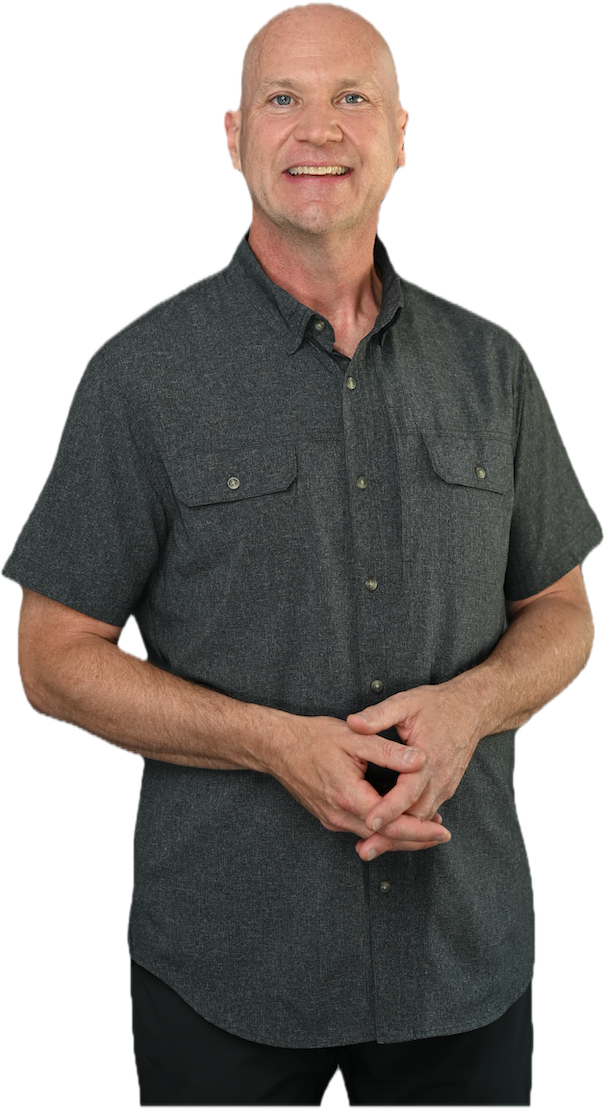
#> input picture assets/cutouts/jody1.png, 605 x 1109 px; its folder holds only this picture in this run
$ python -i designs.py   (imports and definitions only)
#> lines starting #> are read from the running program, lines starting #| are printed output that depends on the picture
"""Brand-aware premium design system (portrait 1080x1350).

Agent Broker Coach: navy/gold, 5 Jody cut-out designs + 3 simple + 4 photo.
Done For You Leads: midnight/sky blue (doneforuleads.com), same mix as ABC.
AutismWorks: deep teal + spectrum (prism-not-puzzle), 6 simple + 6 photo.

Photo posts use a duotone brand treatment + graphic overlays so they look
designed, never like a plain stock photo. Each recipe is a distinct structure.
"""

import glob
import math
import os

from PIL import Image, ImageDraw, ImageEnhance, ImageFilter, ImageOps

from images import font, _wrap
from photos import _cover, _rounded, fetch_photo

W, H = 1080, 1350
WHITE = (255, 255, 255)

# --- Agent Broker Coach palette
NAVY = (11, 37, 69)
NAVY2 = (18, 56, 100)
GOLD = (242, 183, 5)
CREAM = (244, 238, 224)

# --- Done For You Leads palette (the website's colours)
MIDNIGHT = (15, 28, 43)
DFY_BLUE = (30, 78, 118)
SKY = (111, 161, 204)
SKY_TINT = (234, 242, 249)

# --- AutismWorks palette (prism, not puzzle)
TEAL = (94, 200, 209)
TEAL_D = (15, 58, 70)
TEAL_D2 = (22, 84, 100)
AW_CREAM = (238, 247, 246)
SPECTRUM = [(94, 200, 209), (116, 206, 150), (245, 205, 95), (242, 150, 110), (196, 130, 186)]

THEME = {
    "agent_broker_coach": dict(
        base=NAVY, base2=NAVY2, accent=GOLD, accent_text=NAVY, text=WHITE,
        cream=CREAM, cream_text=NAVY, soft=(220, 228, 240),
        name="Jody McNamer", role="Agent Broker Coach", badge="TOP COACH",
        tip="COACHING TIP", cta="LET'S TALK", duo_dark=(8, 22, 46), duo_light=(150, 180, 222),
        spectrum=False, icon="house", tagline="Coaching with Jody McNamer"),
    "done_for_you_leads": dict(
        base=MIDNIGHT, base2=DFY_BLUE, accent=SKY, accent_text=MIDNIGHT, text=WHITE,
        cream=SKY_TINT, cream_text=(20, 32, 43), soft=(213, 230, 242),
        name="Jody McNamer", role="Done For You Leads", badge="DONE FOR YOU",
        tip="LEAD TIP", cta="BOOK A CALL", duo_dark=(10, 22, 36), duo_light=(150, 190, 226),
        spectrum=False, icon="house", tagline="Done For You Leads"),
    "autismworks": dict(
        base=TEAL_D, base2=TEAL_D2, accent=TEAL, accent_text=(8, 32, 40), text=WHITE,
        cream=AW_CREAM, cream_text=TEAL_D, soft=(205, 232, 232),
        name="AutismWorks", role="Strengths-first employment", badge="STRENGTHS FIRST",
        tip="DID YOU KNOW", cta="LEARN MORE", duo_dark=(8, 34, 44), duo_light=(150, 214, 214),
        spectrum=True, icon="spark"),
}


# ----------------------------------------------------------------- helpers
# [43 lines left out: functions _fitw, _tb, _grad, _cover_p, not called in this run]


_YUNET_PATH = os.path.join(os.path.dirname(__file__), "assets", "face_detection_yunet.onnx")
_yunet = None  # lazy-loaded detector


def _faces_yunet(rgb):
    """Modern, accurate face boxes via OpenCV YuNet (handles tilts/profiles).
    Returns a list of (x,y,w,h), [] if it ran but found none, or None if
    YuNet/the model isn't available (so the caller can fall back to Haar)."""
    global _yunet
    try:
        import cv2
        import numpy as np
    except Exception:
        return None
    if not hasattr(cv2, "FaceDetectorYN") or not os.path.exists(_YUNET_PATH):
        return None
    try:
        bgr = cv2.cvtColor(np.array(rgb), cv2.COLOR_RGB2BGR)
        h, w = bgr.shape[:2]
        if _yunet is None:
            _yunet = cv2.FaceDetectorYN.create(_YUNET_PATH, "", (w, h), 0.6, 0.3, 5000)
        _yunet.setInputSize((w, h))
        _, faces = _yunet.detect(bgr)
        if faces is None:
            return []
        return [(int(f[0]), int(f[1]), int(f[2]), int(f[3])) for f in faces]
    except Exception:
        return None


def _faces_haar(rgb):
    """Fallback face boxes via Haar cascades (used only if YuNet is missing)."""
    try:
        import cv2
        import numpy as np
    except Exception:
        return None
    try:
        gray = cv2.equalizeHist(cv2.cvtColor(np.array(rgb), cv2.COLOR_RGB2GRAY))
        cdir = cv2.data.haarcascades
        boxes = []
        mn = max(24, int(min(rgb.size) * 0.05))
        for name in ("haarcascade_frontalface_default.xml",
                     "haarcascade_frontalface_alt2.xml",
                     "haarcascade_frontalface_alt.xml"):
            clf = cv2.CascadeClassifier(cdir + name)
            if not clf.empty():
                for b in clf.detectMultiScale(gray, 1.1, 5, minSize=(mn, mn)):
                    boxes.append(tuple(int(v) for v in b))
        prof = cv2.CascadeClassifier(cdir + "haarcascade_profileface.xml")
        if not prof.empty():
            gw = gray.shape[1]
            for (x, y, w, h) in prof.detectMultiScale(gray, 1.1, 4, minSize=(mn, mn)):
                boxes.append((int(x), int(y), int(w), int(h)))
            for (x, y, w, h) in prof.detectMultiScale(cv2.flip(gray, 1), 1.1, 4, minSize=(mn, mn)):
                boxes.append((int(gw - x - w), int(y), int(w), int(h)))   # map back from mirror
        return boxes
    except Exception:
        return None


def _face_mask(img):
    """Feathered L-mode mask (white = face) for any faces in `img`, or None if
    no detector/faces. Used to keep the brand color overlay OFF people's faces."""
    rgb = img.convert("RGB")
    boxes = _faces_yunet(rgb)
    if boxes is None:                 # YuNet unavailable -> try Haar
        boxes = _faces_haar(rgb)
    if not boxes:
        return None
    mask = Image.new("L", img.size, 0)
    md = ImageDraw.Draw(mask)
    for (x, y, w, h) in boxes:
        ex, ey = int(w * 0.38), int(h * 0.55)   # cover hair/forehead/chin too
        md.ellipse([x - ex, y - ey, x + w + ex, y + h + ey], fill=255)
    return mask.filter(ImageFilter.GaussianBlur(int(min(img.size) * 0.03)))


# [380 lines left out: functions _duotone, _scrim, _cut, _place_cutout, _dotgrid, _quote and 21 more, not called in this run]


# ----------------------------------------------------------------- recipes
RECIPES = {
    "agent_broker_coach": [
        ("jody", jody_spotlight, None),
        ("simple", simple_editorial, None),
        ("other", other_hero, "real estate agent shaking hands with client"),
        ("jody", jody_band, None),
        ("other", other_property, "modern luxury house exterior"),
        ("simple", simple_bold, None),
        ("jody", jody_badge, None),
        ("other", other_split, "real estate agent showing home to buyers"),
        ("jody", jody_diagonal, None),
        ("simple", simple_split, None),
        ("other", other_frame, "bright modern living room interior"),
        ("jody", jody_coachcard, None),
    ],
    "done_for_you_leads": [
        ("jody", jody_spotlight, None),
        ("simple", simple_editorial, None),
        ("other", other_hero, "real estate agent talking on phone at desk"),
        ("jody", jody_band, None),
        ("other", other_property, "for sale sign in front of house"),
        ("simple", simple_bold, None),
        ("jody", jody_badge, None),
        ("other", other_split, "laptop showing marketing analytics dashboard"),
        ("jody", jody_diagonal, None),
        ("simple", simple_split, None),
        ("other", other_frame, "home buyers browsing listings on a tablet"),
        ("jody", jody_coachcard, None),
    ],
    "autismworks": [
        ("simple", simple_spectrum, None),
        ("other", other_hero, "diverse team collaborating bright office"),
        ("simple", simple_bold, None),
        ("other", other_split, "young adult working laptop focused"),
        ("simple", simple_editorial, None),
        ("other", other_frame, "mentor helping young employee smiling"),
        ("simple", simple_spectrum, None),
        ("other", other_hero, "people working together workshop hands"),
        ("simple", simple_split, None),
        ("other", other_property, "modern bright office workspace plants"),
        ("simple", simple_bold, None),
        ("other", other_frame, "smiling young person working cafe"),
    ],
}


def cutout_pool():
    return sorted(glob.glob(os.path.join("assets", "cutouts", "*.png")))


# [56 lines left out: functions _img_head, build, not called in this run]

>>> from PIL import Image
>>> picture = Image.open('assets/cutouts/jody1.png')
#> picture is the input picture: PIL image 605x1109 RGBA; mean R, G, B, A 52.2, 46.6, 42.5, 156.6
>>> result = _face_mask(picture)
#> in _face_mask, `rgb = img.convert("RGB")`:
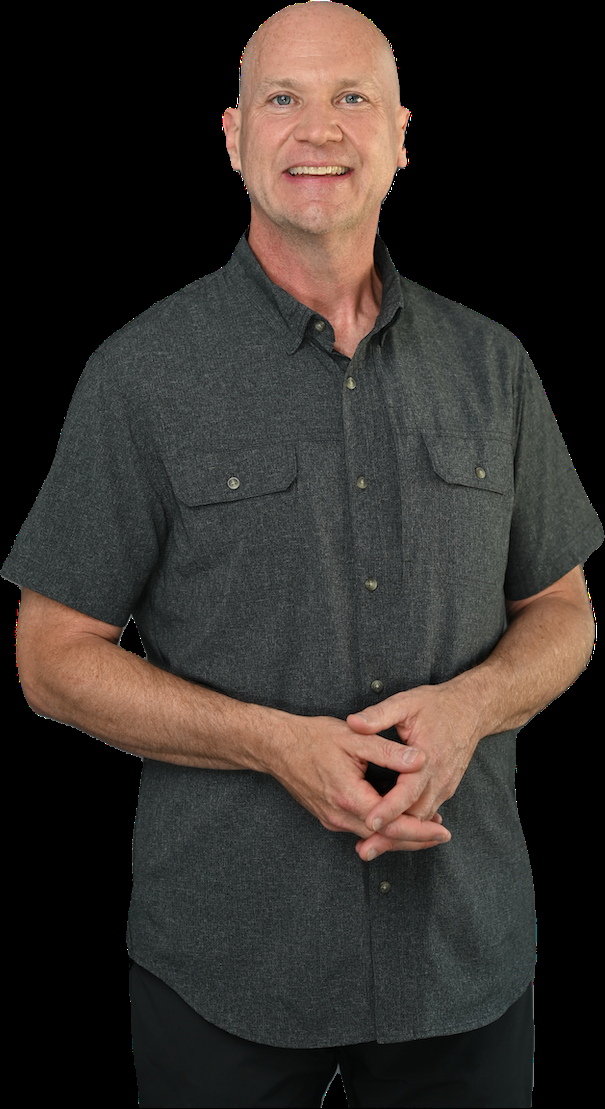
#> rgb: PIL image 605x1109 RGB; mean R, G, B 52.2, 46.6, 42.5
#> in _faces_haar, `gray = cv2.equalizeHist(cv2.cvtColor(np.array(rgb), cv2.COLOR_RGB2GRAY))`:
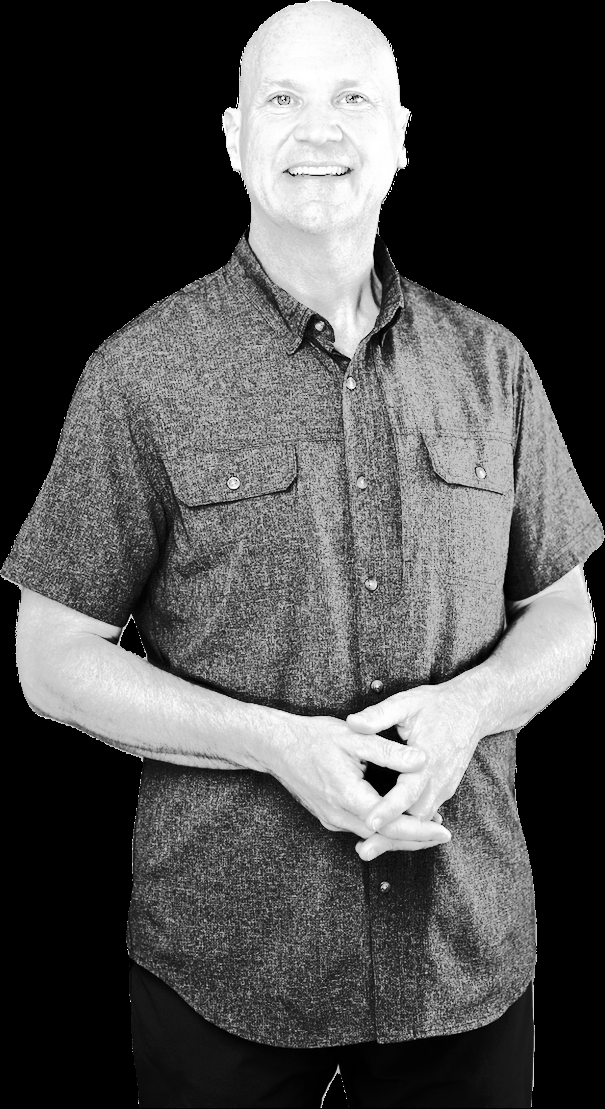
#> gray: shape (1109, 605); min 0, max 255, mean 80.3
#> after the loop in _faces_haar, `for (x, y, w, h) in prof.detectMultiScale(gray, 1.1, 4, minSize=(mn, m..`: boxes = [(219, 22, 200, 200), (225, 29, 188, 188), (221, 28, 193, 193)]
#> in _face_mask, `mask = Image.new("L", img.size, 0)`: mask: PIL image 605x1109 L; every value is 0
#> the loop in _face_mask, `for (x, y, w, h) in boxes:` made 3 passes
#> (x, y, w, h, ex, ey) on passes 1 to 3: (219, 22, 200, 200, 76, 110), (225, 29, 188, 188, 71, 103), (221, 28, 193, 193, 73, 106)
#> in _face_mask, `return mask.filter(ImageFilter.GaussianBlur(int(min(img.size) * 0.03)))`:
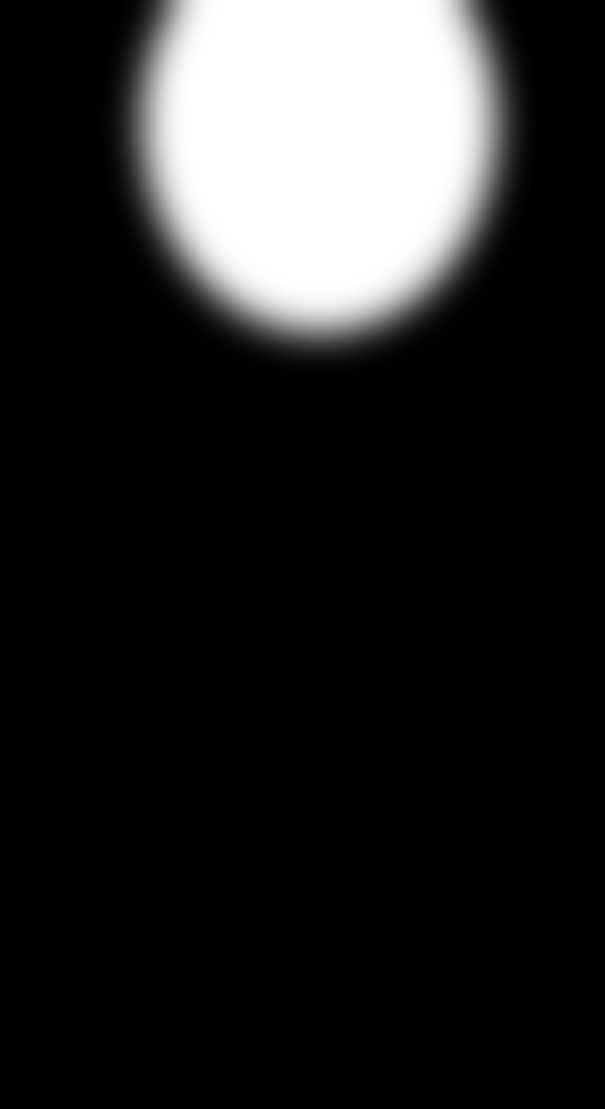
#> returned value: PIL image 605x1109 L; min 0, max 255, mean 37.6

$ run again, on assets/cutouts/jody2.png
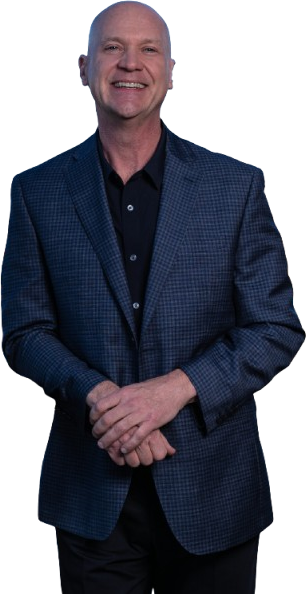
#> input picture assets/cutouts/jody2.png, 306 x 594 px
#> picture is the input picture: PIL image 306x594 RGBA; mean R, G, B, A 24.2, 25.2, 35.8, 167.7
#> in _faces_haar, `gray = cv2.equalizeHist(cv2.cvtColor(np.array(rgb), cv2.COLOR_RGB2GRAY))`:
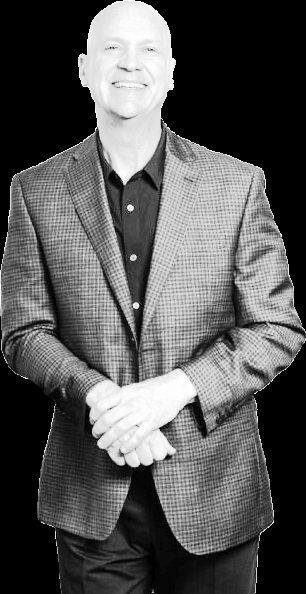
#> gray: shape (594, 306); min 0, max 255, mean 85.8
#> after the loop in _faces_haar, `for (x, y, w, h) in prof.detectMultiScale(gray, 1.1, 4, minSize=(mn, m..`: boxes = [(79, 8, 103, 103), (87, 14, 90, 90), (86, 12, 92, 92)]
#> mask: PIL image 306x594 L; every value is 0
#> the loop in _face_mask, `for (x, y, w, h) in boxes:` made 3 passes
#> (x, y, w, h, ex, ey) on passes 1 to 3: (79, 8, 103, 103, 39, 56), (87, 14, 90, 90, 34, 49), (86, 12, 92, 92, 34, 50)
#> in _face_mask, `return mask.filter(ImageFilter.GaussianBlur(int(min(img.size) * 0.03)))`:
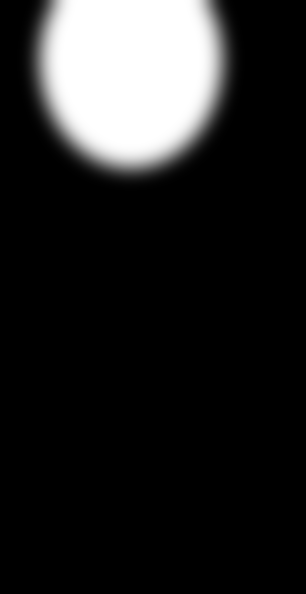
#> returned value: PIL image 306x594 L; min 0, max 255, mean 36.1

$ run again, on assets/cutouts/jody3.png
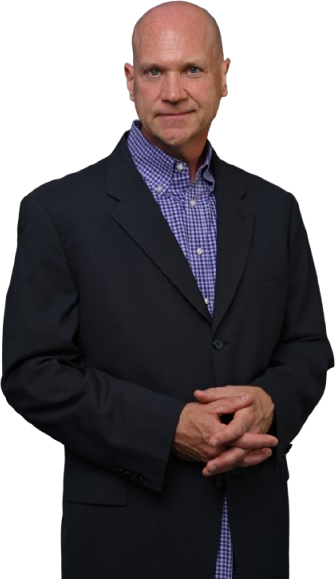
#> input picture assets/cutouts/jody3.png, 335 x 579 px
#> picture is the input picture: PIL image 335x579 RGBA; mean R, G, B, A 30.8, 26.1, 29.1, 166.6
#> in _faces_haar, `gray = cv2.equalizeHist(cv2.cvtColor(np.array(rgb), cv2.COLOR_RGB2GRAY))`:
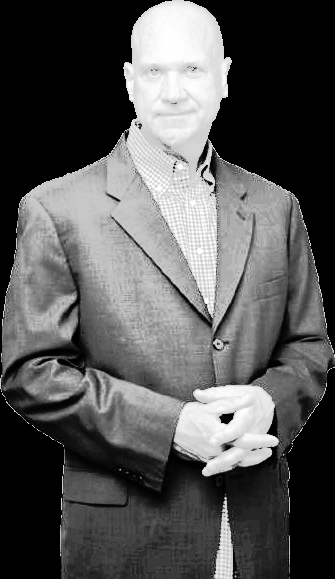
#> gray: shape (579, 335); min 0, max 255, mean 86.4
#> after the loop in _faces_haar, `for (x, y, w, h) in prof.detectMultiScale(gray, 1.1, 4, minSize=(mn, m..`: boxes = [(120, 26, 110, 110), (124, 32, 102, 102), (123, 31, 104, 104)]
#> mask: PIL image 335x579 L; every value is 0
#> the loop in _face_mask, `for (x, y, w, h) in boxes:` made 3 passes
#> (x, y, w, h, ex, ey) on passes 1 to 3: (120, 26, 110, 110, 41, 60), (124, 32, 102, 102, 38, 56), (123, 31, 104, 104, 39, 57)
#> in _face_mask, `return mask.filter(ImageFilter.GaussianBlur(int(min(img.size) * 0.03)))`:
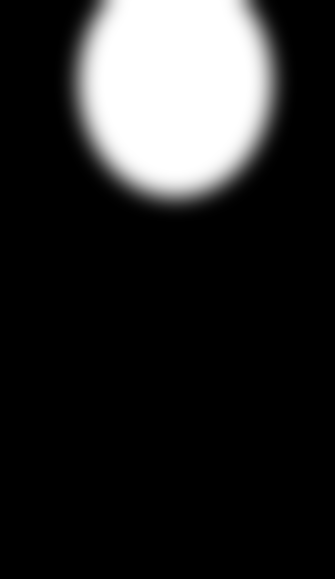
#> returned value: PIL image 335x579 L; min 0, max 255, mean 41.8

$ run again, on assets/cutouts/jody4.png
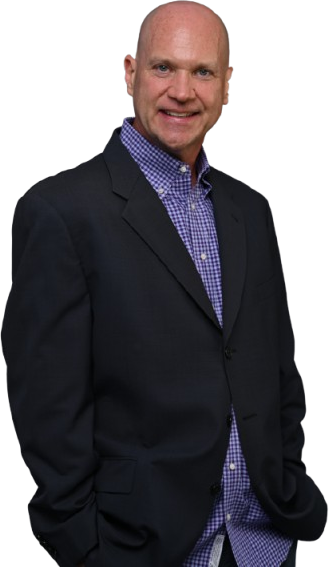
#> input picture assets/cutouts/jody4.png, 329 x 567 px
#> picture is the input picture: PIL image 329x567 RGBA; mean R, G, B, A 29.3, 26.1, 30.7, 170.5
#> in _faces_haar, `gray = cv2.equalizeHist(cv2.cvtColor(np.array(rgb), cv2.COLOR_RGB2GRAY))`:
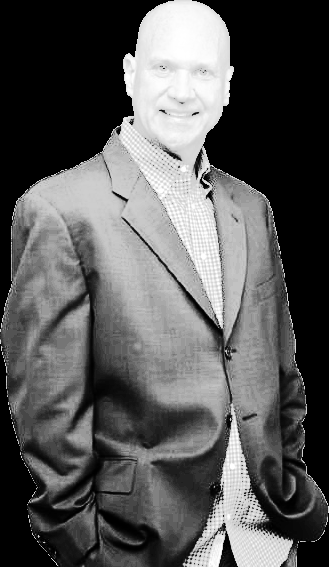
#> gray: shape (567, 329); min 0, max 255, mean 88.5
#> after the loop in _faces_haar, `for (x, y, w, h) in prof.detectMultiScale(gray, 1.1, 4, minSize=(mn, m..`: boxes = [(18, 244, 67, 67), (124, 22, 117, 117), (132, 28, 105, 105), (130, 29, 106, 106)]
#> mask: PIL image 329x567 L; every value is 0
#> the loop in _face_mask, `for (x, y, w, h) in boxes:` made 4 passes
#> (x, y, w, h, ex, ey) on passes 1 to 4: (18, 244, 67, 67, 25, 36), (124, 22, 117, 117, 44, 64), (132, 28, 105, 105, 39, 57), (130, 29, 106, 106, 40, 58)
#> in _face_mask, `return mask.filter(ImageFilter.GaussianBlur(int(min(img.size) * 0.03)))`:
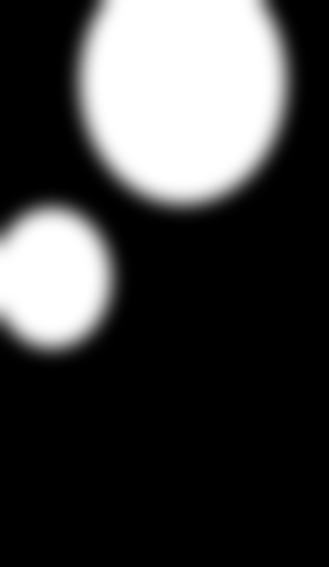
#> returned value: PIL image 329x567 L; min 0, max 255, mean 65.4
